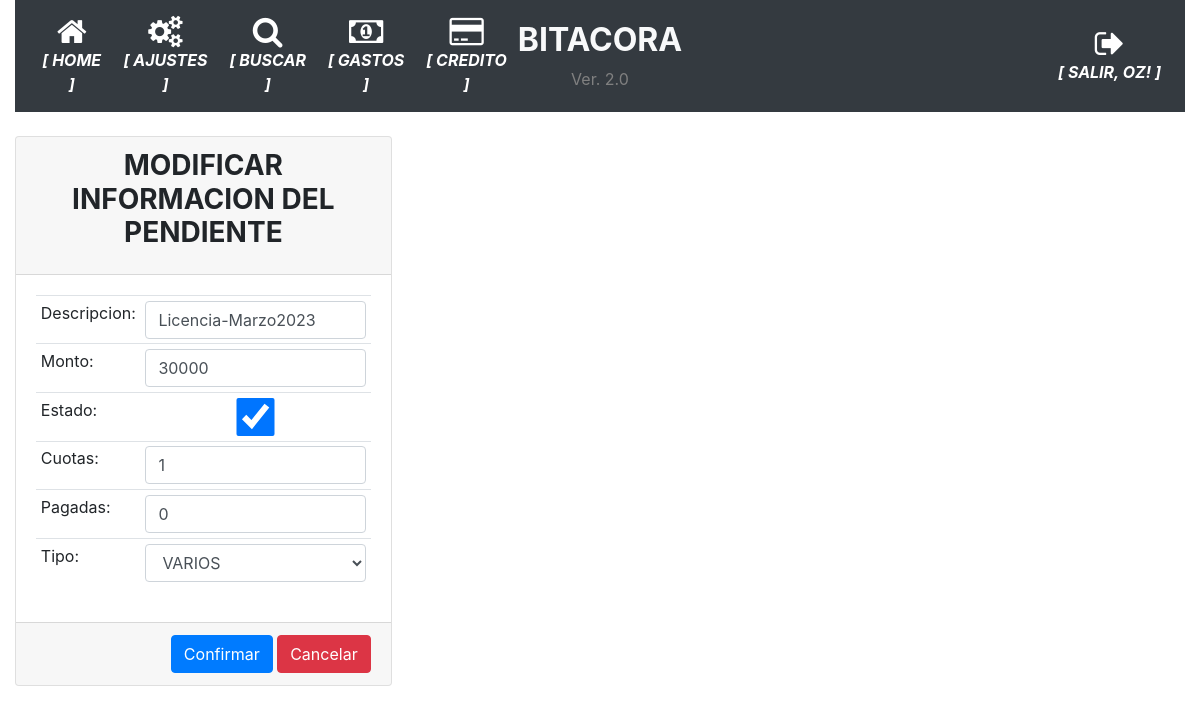
/modificar_pendiente/18 (signed in), run on an earlier commit of the app's database.
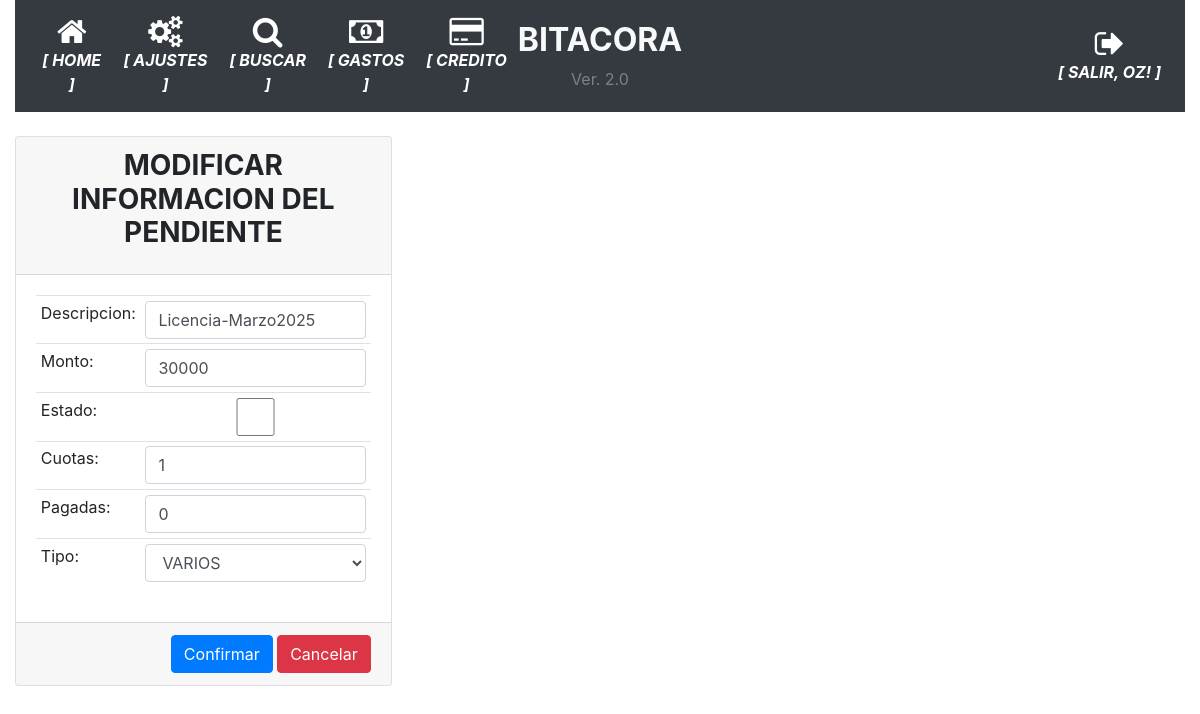
And on a later commit of the database.
### app/models.py (models this page shows, shortened)
class DeudasPendientes(db.Model):
    __tablename__='deudas_pendientes'
    id = db.Column(db.Integer, primary_key=True)
    descripcion = db.Column(db.String(100), nullable=False)
    monto = db.Column(db.Integer)
    estado = db.Column(db.Boolean, server_default=u'False')
    cuotas = db.Column(db.Integer)
    cuotas_pagadas = db.Column(db.Integer)
    id_agrupador = db.Column(db.Integer, nullable=True)

### app/routes.py (the view)
@app.route('/modificar_pendiente/<int:pendiente_id>', methods=['GET', 'POST'])
@login_required
def modificar_pendiente(pendiente_id):
    operacion = DeudasPendientes.query.get(pendiente_id)
    form = FormularioPendientes()
    if operacion:
        if form.validate_on_submit():
            operacion.descripcion = form.descripcion.data
            operacion.monto = form.monto.data
            operacion.estado = form.estado.data
            operacion.cuotas = form.cuotas.data
            operacion.cuotas_pagadas = form.cuotas_pagadas.data
            operacion.id_agrupador = form.tipo.data
            db.session.commit()
            flash('Se modifico la operacion con exito.')
            return redirect(url_for('parametrico'))
        else:
            for k, v in form.errors.items():
                flash('Error en: '+k)
        form.descripcion.data = operacion.descripcion
        form.monto.data = operacion.monto
        form.estado.data = operacion.estado
        form.cuotas.data = operacion.cuotas
        form.cuotas_pagadas.data = operacion.cuotas_pagadas
        form.tipo.data = operacion.id_agrupador
        return render_template('modificar_pendientes.html', form=form, pendiente_id=pendiente_id)
    else:
        flash('No se encontro la operacion a modificar.')
    return redirect(url_for('index'))

### app/formularios.py
class FormularioPendientes(FlaskForm):
    descripcion = StringField('Descripcion', validators={DataRequired()})
    monto = IntegerField('Monto', validators={DataRequired()})
    estado = BooleanField('Estado')
    cuotas = IntegerField('Cuotas')
    cuotas_pagadas = IntegerField('Cuotas Pagadas')
    tipo = SelectField('Tipo', choices=listar_agrupador(), coerce=int)
    submit = SubmitField('Confirmar')

### app/models.py (called while the page is built)
@login.user_loader
def load_user(id):
    return User.query.get(int(id))

### app/templates/modificar_pendientes.html (shortened to what this page needs)
{% extends "base.html" %}
{% block main %}
<form action="{{ url_for('modificar_pendiente', pendiente_id=pendiente_id) }}" method="post">
  <div class="card-columns">
    <div class="card">
        <div class="card-header">
            <h3 class="card-title text-center"><strong>MODIFICAR INFORMACION DEL PENDIENTE</strong></h3>
        </div>
        <div class="card-body">
            <table class="table table-sm">
                <tr><td>Descripcion:</td><td><strong>{{ form.descripcion(class="form-control") }}</strong></td></tr>
                <tr><td>Monto:</td><td><strong>{{ form.monto(class="form-control") }}</strong></td></tr>
                <tr><td>Estado:</td><td><strong>{{ form.estado(class="form-control") }}</strong></td></tr>
                <tr><td>Cuotas:</td><td><strong>{{ form.cuotas(class="form-control") }}</strong></td></tr>
                <tr><td>Pagadas:</td><td><strong>{{ form.cuotas_pagadas(class="form-control") }}</strong></td></tr>
                <tr><td>Tipo:</td><td><strong>{{ form.tipo(class="form-control") }}</strong></td></tr>
            </table>
        </div>
        <div class="card-footer text-muted text-right">
            {{ form.submit(class="btn btn-primary") }}
            <a href="#" onclick="goBack()" class="btn btn-danger">Cancelar</a>
        </div>
    </div>
  </div>
</form>
{% endblock %}

What changed in the data, as far as the page shows it:
changed DeudasPendientes: descripcion "Licencia-Marzo2023" → "Licencia-Marzo2025"; estado "☑" → "☐"
